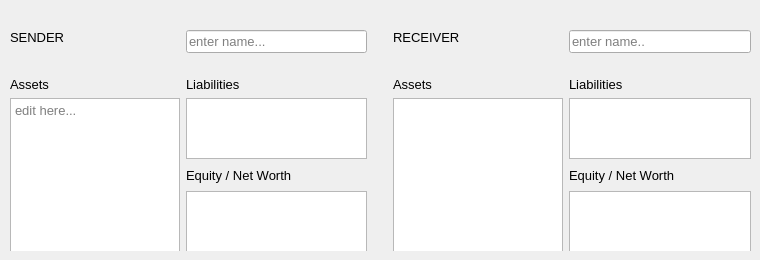
     <widget class="QWidget" name="tab_6">
      <attribute name="title">
       <string>Balance Sheets</string>
      </attribute>
      <widget class="QWidget" name="widget" native="true">
       <property name="geometry">
        <rect>
         <x>10</x>
         <y>30</y>
         <width>741</width>
         <height>221</height>
        </rect>
       </property>
       <property name="maximumSize">
        <size>
         <width>16777215</width>
         <height>221</height>
        </size>
       </property>
       <property name="autoFillBackground">
        <bool>false</bool>
       </property>
       <property name="styleSheet">
        <string notr="true"/>
       </property>
       <layout class="QGridLayout" name="gridLayout_2">
        <item row="4" column="2" rowspan="3">
         <spacer name="verticalSpacer_5">
          <property name="orientation">
           <enum>Qt::Vertical</enum>
          </property>
          <property name="sizeHint" stdset="0">
           <size>
            <width>20</width>
            <height>40</height>
           </size>
          </property>
         </spacer>
        </item>
        <item row="0" column="1">
         <spacer name="verticalSpacer_8">
          <property name="orientation">
           <enum>Qt::Vertical</enum>
          </property>
          <property name="sizeHint" stdset="0">
           <size>
            <width>20</width>
            <height>40</height>
           </size>
          </property>
         </spacer>
        </item>
        <item row="10" column="3">
         <spacer name="horizontalSpacer_6">
          <property name="orientation">
           <enum>Qt::Horizontal</enum>
          </property>
          <property name="sizeHint" stdset="0">
           <size>
            <width>80</width>
            <height>20</height>
           </size>
          </property>
         </spacer>
        </item>
        <item row="12" column="2">
         <widget class="QTextEdit" name="EquityListLeft">
          <property name="styleSheet">
           <string notr="true">font-size:10pt;</string>
          </property>
          <property name="tabChangesFocus">
           <bool>true</bool>
          </property>
         </widget>
        </item>
        <item row="11" column="7">
         <widget class="QLabel" name="label_19">
          <property name="styleSheet">
           <string notr="true">font-size:10pt</string>
          </property>
          <property name="text">
           <string>Equity / Net Worth</string>
          </property>
         </widget>
        </item>
        <item row="11" column="2">
         <widget class="QLabel" name="label_5">
          <property name="styleSheet">
           <string notr="true">font-size:10pt</string>
          </property>
          <property name="text">
           <string>Equity / Net Worth</string>
          </property>
         </widget>
        </item>
        <item row="10" column="7">
         <widget class="QTextEdit" name="LiabilityListRight">
          <property name="styleSheet">
           <string notr="true">font-size:10pt;</string>
          </property>
          <property name="tabChangesFocus">
           <bool>true</bool>
          </property>
         </widget>
        </item>
        <item row="9" column="5">
         <widget class="QLabel" name="label_4">
          <property name="styleSheet">
           <string notr="true">font-size:10pt</string>
          </property>
          <property name="text">
           <string>Assets</string>
          </property>
         </widget>
        </item>
        <item row="11" column="4">
         <spacer name="horizontalSpacer_4">
          <property name="orientation">
           <enum>Qt::Horizontal</enum>
          </property>
          <property name="sizeHint" stdset="0">
           <size>
            <width>40</width>
            <height>20</height>
           </size>
          </property>
         </spacer>
        </item>
        <item row="2" column="5">
         <widget class="QLabel" name="agent1Label_3">
          <property name="font">
           <font>
            <pointsize>10</pointsize>
            <weight>50</weight>
            <bold>false</bold>
            <stylestrategy>PreferDefault</stylestrategy>
           </font>
          </property>
          <property name="styleSheet">
           <string notr="true">font-size:10pt;</string>
          </property>
          <property name="text">
           <string>RECEIVER</string>
          </property>
         </widget>
        </item>
        <item row="2" column="0">
         <widget class="QLabel" name="agent1Label_2">
          <property name="font">
           <font>
            <pointsize>10</pointsize>
            <weight>50</weight>
            <bold>false</bold>
            <stylestrategy>PreferDefault</stylestrategy>
           </font>
          </property>
          <property name="styleSheet">
           <string notr="true">font-size:10pt;</string>
          </property>
          <property name="text">
           <string>SENDER</string>
          </property>
         </widget>
        </item>
        <item row="14" column="7">
         <spacer name="verticalSpacer">
          <property name="orientation">
           <enum>Qt::Vertical</enum>
          </property>
          <property name="sizeHint" stdset="0">
           <size>
            <width>20</width>
            <height>40</height>
           </size>
          </property>
         </spacer>
        </item>
        <item row="10" column="4">
         <spacer name="horizontalSpacer_5">
          <property name="orientation">
           <enum>Qt::Horizontal</enum>
          </property>
          <property name="sizeHint" stdset="0">
           <size>
            <width>40</width>
            <height>20</height>
           </size>
          </property>
         </spacer>
        </item>
        <item row="4" column="7" rowspan="2">
         <spacer name="verticalSpacer_6">
          <property name="orientation">
           <enum>Qt::Vertical</enum>
          </property>
          <property name="sizeHint" stdset="0">
           <size>
            <width>20</width>
            <height>40</height>
           </size>
          </property>
         </spacer>
        </item>
        <item row="10" column="5" rowspan="3" colspan="2">
         <widget class="QTextEdit" name="AssetListRight">
          <property name="minimumSize">
           <size>
            <width>170</width>
            <height>0</height>
           </size>
          </property>
          <property name="styleSheet">
           <string notr="true">font-size:10pt;</string>
          </property>
          <property name="tabChangesFocus">
           <bool>true</bool>
          </property>
         </widget>
        </item>
        <item row="2" column="2" rowspan="2">
         <widget class="QLineEdit" name="agent1Edit">
          <property name="font">
           <font>
            <pointsize>10</pointsize>
            <weight>50</weight>
            <bold>false</bold>
            <stylestrategy>PreferDefault</stylestrategy>
           </font>
          </property>
          <property name="styleSheet">
           <string notr="true">font-size:10pt;</string>
          </property>
          <property name="text">
           <string/>
          </property>
          <property name="placeholderText">
           <string>enter name...</string>
          </property>
         </widget>
        </item>
        <item row="9" column="2">
         <widget class="QLabel" name="label_2">
          <property name="styleSheet">
           <string notr="true">font-size:10pt</string>
          </property>
          <property name="text">
           <string>Liabilities</string>
          </property>
         </widget>
        </item>
        <item row="9" column="0">
         <widget class="QLabel" name="label">
          <property name="styleSheet">
           <string notr="true">font-size:10pt</string>
          </property>
          <property name="text">
           <string>Assets</string>
          </property>
         </widget>
        </item>
        <item row="2" column="7" rowspan="2">
         <widget class="QLineEdit" name="agent2Edit">
          <property name="font">
           <font>
            <pointsize>10</pointsize>
            <weight>50</weight>
            <bold>false</bold>
            <stylestrategy>PreferDefault</stylestrategy>
           </font>
          </property>
          <property name="styleSheet">
           <string notr="true">font-size:10pt;</string>
          </property>
          <property name="text">
           <string/>
          </property>
          <property name="placeholderText">
           <string>enter name..</string>
          </property>
         </widget>
        </item>
        <item row="10" column="0" rowspan="3" colspan="2">
         <widget class="QTextEdit" name="AssetListLeft">
          <property name="minimumSize">
           <size>
            <width>170</width>
            <height>0</height>
           </size>
          </property>
          <property name="styleSheet">
           <string notr="true">font-size:10pt;</string>
          </property>
          <property name="tabChangesFocus">
           <bool>true</bool>
          </property>
          <property name="placeholderText">
           <string>edit here...</string>
          </property>
         </widget>
        </item>
        <item row="9" column="7">
         <widget class="QLabel" name="label_3">
          <property name="styleSheet">
           <string notr="true">font-size:10pt</string>
          </property>
          <property name="text">
           <string>Liabilities</string>
          </property>
         </widget>
        </item>
        <item row="10" column="2">
         <widget class="QTextEdit" name="LiabilityListLeft">
          <property name="styleSheet">
           <string notr="true">font-size:10pt;</string>
          </property>
          <property name="tabChangesFocus">
           <bool>true</bool>
          </property>
         </widget>
        </item>
        <item row="1" column="0">
         <spacer name="verticalSpacer_7">
          <property name="orientation">
           <enum>Qt::Vertical</enum>
          </property>
          <property name="sizeHint" stdset="0">
           <size>
            <width>20</width>
            <height>40</height>
           </size>
          </property>
         </spacer>
        </item>
        <item row="13" column="3">
         <spacer name="verticalSpacer_3">
          <property name="orientation">
           <enum>Qt::Vertical</enum>
          </property>
          <property name="sizeHint" stdset="0">
           <size>
            <width>20</width>
            <height>40</height>
           </size>
          </property>
         </spacer>
        </item>
        <item row="14" column="3">
         <spacer name="verticalSpacer_2">
          <property name="orientation">
           <enum>Qt::Vertical</enum>
          </property>
          <property name="sizeHint" stdset="0">
           <size>
            <width>20</width>
            <height>13</height>
           </size>
          </property>
         </spacer>
        </item>
        <item row="12" column="7">
         <widget class="QTextEdit" name="EquityListRight">
          <property name="styleSheet">
           <string notr="true">font-size:10pt;</string>
          </property>
          <property name="tabChangesFocus">
           <bool>true</bool>
          </property>
         </widget>
        </item>
       </layout>
      </widget>
     </widget>
